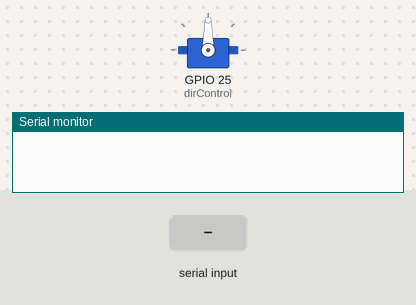
A sketch run on a simulated ESP32. Parts: servo, the last lines printed to the serial monitor. The inputs (shaded band) are chosen by the test bench.

Above: at 1.2 s.
1.3 s: "90,45\n" received over Serial
At 2.5 s:
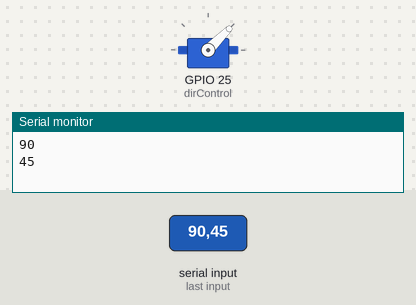
2.8 s: "30,150\n" received over Serial
At 3.8 s:
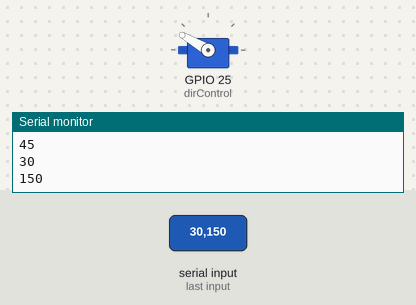
4.3 s: "5\n" received over Serial
At 5.5 s:
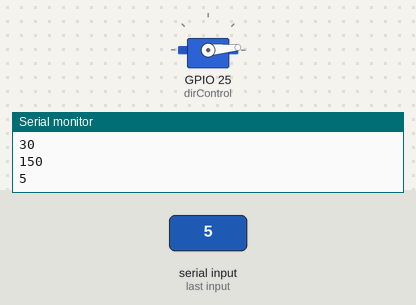
5.8 s: "200\n" received over Serial
At 6.7 s:
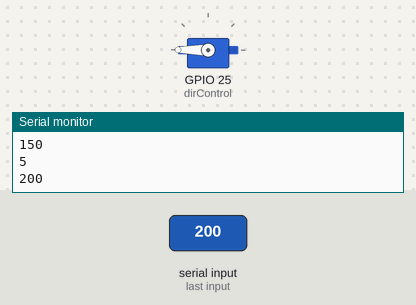
7.3 s: "90\n" received over Serial
At 7.9 s:
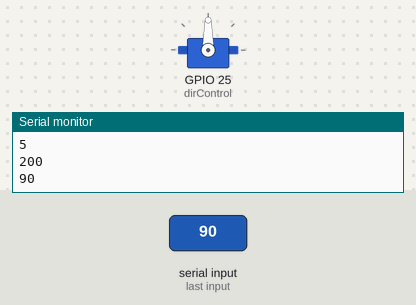
Timing chart, 0 to 9.8 s (numbered marks = the images above; inputs shaded):
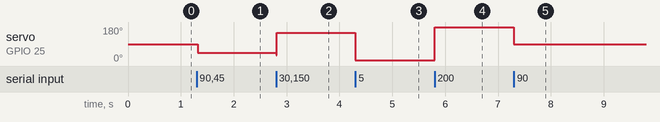

The sketch:

ServoTest.ino
```cpp
#include <ESP32Servo.h>
Servo dirControl;
int val = 0;
int dir = 0;
String c = " ";
void setup() {
  dirControl.attach(25);
  Serial.begin(115200);

}

void loop() {
  if (Serial.available()>0)
  {

      val = Serial.parseInt();


  }
  if(val>0){ dir=val;
  dir = map(dir, 0, 180, 0, 180);
  dirControl.write(dir);
  Serial.println(dir);
  delay(15);}
}
```

Measured:
- after the input at 1.3 s, servo on GPIO 25 (dirControl): 90° → 45° at once
- after the input at 2.8 s, servo on GPIO 25 (dirControl): 45° → 150° at once
- after the input at 4.3 s, servo on GPIO 25 (dirControl): 150° → 5° at once
- after the input at 5.8 s, servo on GPIO 25 (dirControl): 5° → 180° at once
- after the input at 7.3 s, servo on GPIO 25 (dirControl): 180° → 90° at once
